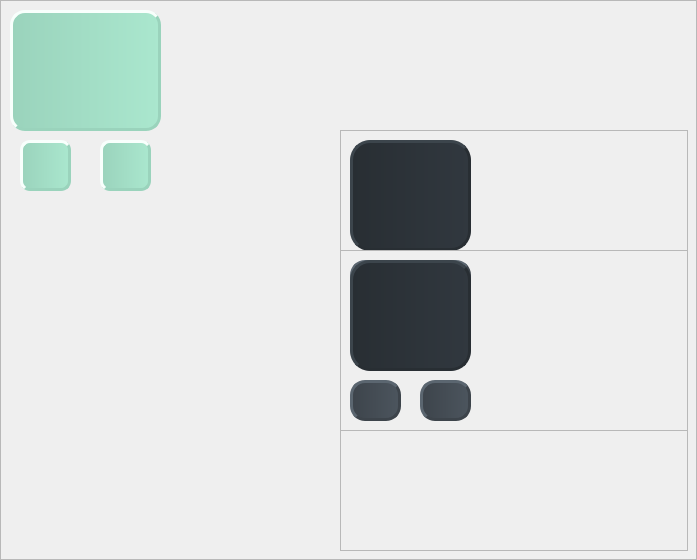
       <widget class="QFrame" name="frame_14">
        <property name="styleSheet">
         <string notr="true">#frame_14{
background-color: qlineargradient(spread:pad, x1:0, y1:0, x2:1, y2:0, stop:0 rgba(243, 234, 194, 255), stop:1 rgba(255, 245, 204, 255));
border-style:inset;
border-radius:10px; 
border: 5px outset  #F3EAC2;
}
</string>
        </property>
        <property name="frameShape">
         <enum>QFrame::StyledPanel</enum>
        </property>
        <property name="frameShadow">
         <enum>QFrame::Raised</enum>
        </property>
        <widget class="QPushButton" name="pushButton_15">
         <property name="geometry">
          <rect>
           <x>100</x>
           <y>140</y>
           <width>51</width>
           <height>51</height>
          </rect>
         </property>
         <property name="styleSheet">
          <string notr="true">#pushButton_15{background-color: qlineargradient(spread:pad, x1:0, y1:0, x2:1, y2:0, stop:0 rgba(154, 211, 188, 255), stop:1 rgba(170, 231, 206, 255));
font: 75 12pt &quot;Nirmala UI&quot;;
color:  rgb(24, 28, 39);
border: 3px groove #9AD3BC;
border-radius:10px; 
border-style:outset;}</string>
         </property>
         <property name="text">
          <string/>
         </property>
         <property name="icon">
          <iconset>
           <normaloff>../../finalproj/icon/icons8-trash-24.png</normaloff>../../finalproj/icon/icons8-trash-24.png</iconset>
         </property>
        </widget>
        <widget class="QPushButton" name="pushButton_25">
         <property name="geometry">
          <rect>
           <x>20</x>
           <y>140</y>
           <width>51</width>
           <height>51</height>
          </rect>
         </property>
         <property name="styleSheet">
          <string notr="true">#pushButton_25{background-color: qlineargradient(spread:pad, x1:0, y1:0, x2:1, y2:0, stop:0 rgba(154, 211, 188, 255), stop:1 rgba(170, 231, 206, 255));
font: 75 12pt &quot;Nirmala UI&quot;;
color:  rgb(24, 28, 39);
border: 3px groove #9AD3BC;
border-radius:10px; 
border-style:outset;}</string>
         </property>
         <property name="text">
          <string/>
         </property>
         <property name="icon">
          <iconset>
           <normaloff>../../finalproj/icon/icons8-edit-24.png</normaloff>../../finalproj/icon/icons8-edit-24.png</iconset>
         </property>
        </widget>
        <widget class="QFrame" name="frame_16">
         <property name="geometry">
          <rect>
           <x>340</x>
           <y>130</y>
           <width>348</width>
           <height>301</height>
          </rect>
         </property>
         <property name="styleSheet">
          <string notr="true">#frame_4{
background-color: #EC524B;
border-style:inset;
border: 5px groove  #EC524B;
}
</string>
         </property>
         <property name="frameShape">
          <enum>QFrame::StyledPanel</enum>
         </property>
         <property name="frameShadow">
          <enum>QFrame::Raised</enum>
         </property>
         <widget class="QFrame" name="frame_17">
          <property name="geometry">
           <rect>
            <x>10</x>
            <y>10</y>
            <width>121</width>
            <height>111</height>
           </rect>
          </property>
          <property name="styleSheet">
           <string notr="true">background-color: qlineargradient(spread:pad, x1:0, y1:0, x2:1, y2:0, stop:0 rgba(40, 46, 51, 255), stop:1 rgba(49, 56, 63, 255));
font: 75 12pt &quot;Nirmala UI&quot;;
color: rgb(112, 119, 129);
border: 3px groove rgb(40, 46, 51);
border-radius:20px; 
border-style:outset;</string>
          </property>
          <property name="frameShape">
           <enum>QFrame::StyledPanel</enum>
          </property>
          <property name="frameShadow">
           <enum>QFrame::Raised</enum>
          </property>
         </widget>
         <widget class="QPushButton" name="pushButton_16">
          <property name="geometry">
           <rect>
            <x>80</x>
            <y>130</y>
            <width>51</width>
            <height>41</height>
           </rect>
          </property>
          <property name="styleSheet">
           <string notr="true">background-color: qlineargradient(spread:pad, x1:0, y1:0, x2:1, y2:0, stop:0 rgba(61, 68, 75, 255), stop:1 rgba(76, 85, 94, 255));
font: 75 12pt &quot;Nirmala UI&quot;;
color:  rgb(24, 28, 39);
border: 3px groove rgb(61, 68, 75);
border-radius:15px; 
border-style:outset;</string>
          </property>
          <property name="text">
           <string/>
          </property>
          <property name="icon">
           <iconset>
            <normaloff>../../finalproj/icon/icons8-trash-24.png</normaloff>../../finalproj/icon/icons8-trash-24.png</iconset>
          </property>
         </widget>
         <widget class="QPushButton" name="pushButton_26">
          <property name="geometry">
           <rect>
            <x>10</x>
            <y>130</y>
            <width>51</width>
            <height>41</height>
           </rect>
          </property>
          <property name="styleSheet">
           <string notr="true">background-color: qlineargradient(spread:pad, x1:0, y1:0, x2:1, y2:0, stop:0 rgba(61, 68, 75, 255), stop:1 rgba(76, 85, 94, 255));
font: 75 12pt &quot;Nirmala UI&quot;;
color:  rgb(24, 28, 39);
border: 3px groove rgb(61, 68, 75);
border-radius:15px; 
border-style:outset;</string>
          </property>
          <property name="text">
           <string/>
          </property>
          <property name="icon">
           <iconset>
            <normaloff>../../finalproj/icon/icons8-edit-24.png</normaloff>../../finalproj/icon/icons8-edit-24.png</iconset>
          </property>
         </widget>
        </widget>
        <widget class="QFrame" name="frame_18">
         <property name="geometry">
          <rect>
           <x>340</x>
           <y>250</y>
           <width>348</width>
           <height>301</height>
          </rect>
         </property>
         <property name="styleSheet">
          <string notr="true">#frame_4{
background-color: #EC524B;
border-style:inset;
border: 5px groove  #EC524B;
}
</string>
         </property>
         <property name="frameShape">
          <enum>QFrame::StyledPanel</enum>
         </property>
         <property name="frameShadow">
          <enum>QFrame::Raised</enum>
         </property>
         <widget class="QFrame" name="frame_19">
          <property name="geometry">
           <rect>
            <x>10</x>
            <y>10</y>
            <width>121</width>
            <height>111</height>
           </rect>
          </property>
          <property name="styleSheet">
           <string notr="true">background-color: qlineargradient(spread:pad, x1:0, y1:0, x2:1, y2:0, stop:0 rgba(40, 46, 51, 255), stop:1 rgba(49, 56, 63, 255));
font: 75 12pt &quot;Nirmala UI&quot;;
color: rgb(112, 119, 129);
border: 3px groove rgb(40, 46, 51);
border-radius:20px; 
border-style:outset;</string>
          </property>
          <property name="frameShape">
           <enum>QFrame::StyledPanel</enum>
          </property>
          <property name="frameShadow">
           <enum>QFrame::Raised</enum>
          </property>
         </widget>
         <widget class="QPushButton" name="pushButton_17">
          <property name="geometry">
           <rect>
            <x>80</x>
            <y>130</y>
            <width>51</width>
            <height>41</height>
           </rect>
          </property>
          <property name="styleSheet">
           <string notr="true">background-color: qlineargradient(spread:pad, x1:0, y1:0, x2:1, y2:0, stop:0 rgba(61, 68, 75, 255), stop:1 rgba(76, 85, 94, 255));
font: 75 12pt &quot;Nirmala UI&quot;;
color:  rgb(24, 28, 39);
border: 3px groove rgb(61, 68, 75);
border-radius:15px; 
border-style:outset;</string>
          </property>
          <property name="text">
           <string/>
          </property>
          <property name="icon">
           <iconset>
            <normaloff>../../finalproj/icon/icons8-trash-24.png</normaloff>../../finalproj/icon/icons8-trash-24.png</iconset>
          </property>
         </widget>
         <widget class="QPushButton" name="pushButton_27">
          <property name="geometry">
           <rect>
            <x>10</x>
            <y>130</y>
            <width>51</width>
            <height>41</height>
           </rect>
          </property>
          <property name="styleSheet">
           <string notr="true">background-color: qlineargradient(spread:pad, x1:0, y1:0, x2:1, y2:0, stop:0 rgba(61, 68, 75, 255), stop:1 rgba(76, 85, 94, 255));
font: 75 12pt &quot;Nirmala UI&quot;;
color:  rgb(24, 28, 39);
border: 3px groove rgb(61, 68, 75);
border-radius:15px; 
border-style:outset;</string>
          </property>
          <property name="text">
           <string/>
          </property>
          <property name="icon">
           <iconset>
            <normaloff>../../finalproj/icon/icons8-edit-24.png</normaloff>../../finalproj/icon/icons8-edit-24.png</iconset>
          </property>
         </widget>
        </widget>
        <widget class="QFrame" name="frame_15">
         <property name="geometry">
          <rect>
           <x>10</x>
           <y>10</y>
           <width>151</width>
           <height>121</height>
          </rect>
         </property>
         <property name="styleSheet">
          <string notr="true">#frame_15{
background-color: qlineargradient(spread:pad, x1:0, y1:0, x2:1, y2:0, stop:0 rgba(154, 211, 188, 255), stop:1 rgba(170, 231, 206, 255));
font: 87 14pt &quot;Segoe UI Black&quot;;
color:  #222831;
border: 3px groove #9AD3BC;
border-radius:15px; 
border-style:outset;}</string>
         </property>
         <property name="frameShape">
          <enum>QFrame::StyledPanel</enum>
         </property>
         <property name="frameShadow">
          <enum>QFrame::Raised</enum>
         </property>
        </widget>
       </widget>
